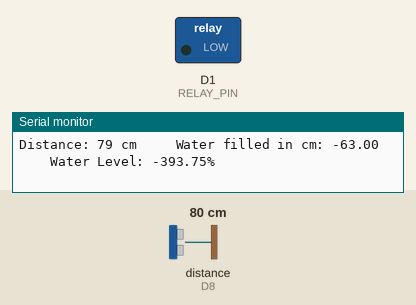
Recording of a sketch running on a simulated ESP8266 (NodeMCU). On the bench: switched loads named in the sketch (green lamp = pin HIGH), the last lines printed to the serial monitor. Wiring (inferred from the names in the program): ultrasonic range finder: trigger D7; echo D8. Inputs (shaded band) come from the test bench; at power-on: distance to the obstacle (sensor on D8) 80 cm. The echo pulse lasts 58.3 µs per cm; WiFi joins after 1.5 s; servers stay silent unless stated; pins used as bus, display or sensor lines are not drawn.

Above: at 3.0 s.
3.1 s: distance to the obstacle (sensor on D8) set to 8 cm
5.0 s: distance to the obstacle (sensor on D8) set to 5 cm
At 6.7 s:
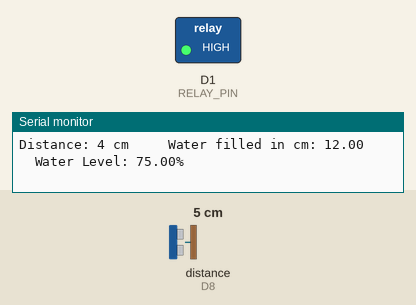
7.3 s: distance to the obstacle (sensor on D8) set to 9 cm
At 8.7 s:
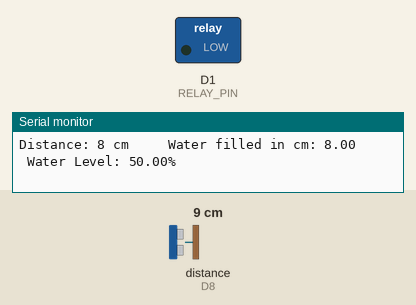
9.3 s: distance to the obstacle (sensor on D8) set to 2 cm
At 10.8 s:
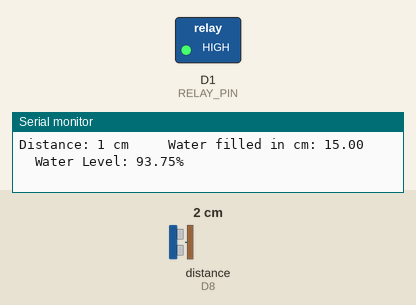
Timing chart, 0 to 12.3 s (numbered marks = the images above; inputs shaded):
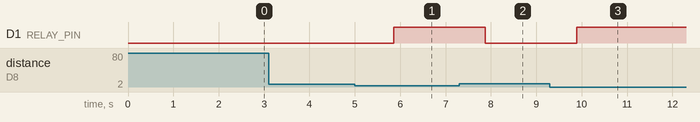

The sketch:

waterlevel_monitering_system_final.ino
```cpp
#define echoPin D8 // attach pin D2 NodeMCU to pin Echo of HC-SR04
#define trigPin D7 // attach pin D3 NodeMCU to pin Trig of HC-SR04
#define RELAY_PIN D1 // attach pin D5 NodeMCU to relay pin

#include <ESP8266WiFi.h>
#include <BlynkSimpleEsp8266.h>

// defines variables
long duration; // variable for the duration of sound wave travel
int distance; // variable for the distance measurement
float a, b, c;


char auth[] = "y3ZsndNm8nMTuA_xeYCx4TlxsYWhFxI-";//Enter your Auth token
char ssid[] = "ABC";//Enter your WIFI name
char pass[] = "123456789";//Enter your WIFI passwor

void setup() {
  pinMode(trigPin, OUTPUT); // Sets the trigPin as an OUTPUT
  pinMode(echoPin, INPUT); // Sets the echoPin as an INPUT
  pinMode(RELAY_PIN, OUTPUT); // Sets the relay pin as an OUTPUT
  Serial.begin(9600); // Serial Communication is starting with 9600 of baudrate speed

  Blynk.begin(auth, ssid, pass);
}

void loop() {
  // Clears the trigPin condition
  digitalWrite(trigPin, LOW);
  delayMicroseconds(2);
  // Sets the trigPin HIGH (ACTIVE) for 10 microseconds
  digitalWrite(trigPin, HIGH);
  delayMicroseconds(10);
  digitalWrite(trigPin, LOW);
  // Reads the echoPin, returns the sound wave travel time in microseconds
  duration = pulseIn(echoPin, HIGH);
  // Calculating the distance
  distance = duration * 0.034 / 2; // Speed of sound wave divided by 2 (go and back)
  // Displays the distance on the Serial Monitor
  Serial.print("Distance: ");
  Serial.print(distance);
  Serial.print(" cm     ");
  a = distance;
  b = (16 - a);
  Serial.print("Water filled in cm: ");
  Serial.print(b);
  c = (b / 16) * 100;
  Serial.print("     Water Level: ");
  Serial.print(c);
  Serial.println("%");

  Blynk.virtualWrite(V1, c); // send water level to Blynk app

  if ( b>=11) { // If water is present
    digitalWrite(RELAY_PIN, HIGH); // turn off the relay
    Blynk.virtualWrite(V2, HIGH); // send status of relay to Blynk app
    delay(1000);
  }
  else  {
    digitalWrite(RELAY_PIN, LOW); // turn on the relay
    Blynk.virtualWrite(V2, LOW); // send status of relay to Blynk app
    delay(1000);
  }

  Blynk.run(); // run Blynk
}
```

Measured:
- the behaviour switches between 7 and 6 cm on distance to the obstacle (sensor on D8) (found by bisection; images 0 and 1)
- after the input at 5.0 s, D1 (RELAY_PIN): LOW → HIGH after 0.86 s
- after the input at 7.3 s, D1 (RELAY_PIN): HIGH → LOW after 0.57 s
- after the input at 9.3 s, D1 (RELAY_PIN): LOW → HIGH after 0.59 s
